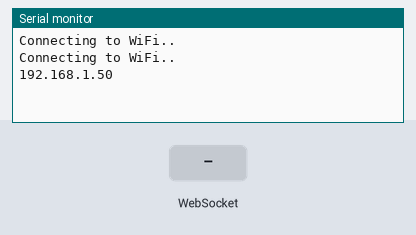
A program run on a simulated ESP32. Shown: the last lines printed to the serial monitor. The test bench sets the inputs (shaded band). WiFi joins after 1.5 s; servers stay silent unless stated; storage starts empty; not simulated (calls return 0 or success): Passwords.h.

Above: at 3.2 s.
3.3 s: WebSocket text "1" received
At 4.5 s:
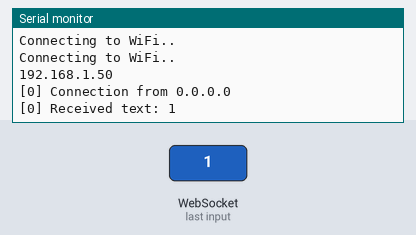
4.8 s: WebSocket text "0" received
At 5.8 s:
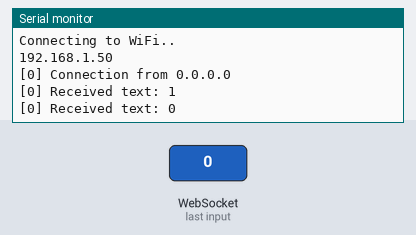

The program:

main.cpp
```cpp
#include <Arduino.h>
#include <WiFi.h>
#include <FS.h>
#include <AsyncTCP.h>
#include <ESPAsyncWebServer.h>
#include <SPIFFS.h>
#include <WebSocketsServer.h>

#include "Passwords.h"

const char* ssid = ssid2;
const char* password =  password2;
const int ws_port = 81;

// Globals
AsyncWebServer server(80);
WebSocketsServer webSocket = WebSocketsServer(ws_port);
uint8_t test = 1;

// Callback: receiving any WebSocket message
void onWebSocketEvent(uint8_t client_num,
                      WStype_t type,
                      uint8_t * payload,
                      size_t length) {

  // Figure out the type of WebSocket event
  switch(type)
  {
     // Client has disconnected
    case WStype_DISCONNECTED:
      Serial.printf("[%u] Disconnected!\n", client_num);
      break;

    // New client has connected
    case WStype_CONNECTED:
      {
        IPAddress ip = webSocket.remoteIP(client_num);
        Serial.printf("[%u] Connection from ", client_num);
        Serial.println(ip.toString());
      }
      break;

    // Handle text messages from client
    case WStype_TEXT:
      // Print out raw message
      Serial.printf("[%u] Received text: %s\n", client_num, payload);

      // Toggle LED
      // if ( strcmp((char *)payload, "toggleLED") == 0 )
      //   {
      //     led_state = led_state ? 0 : 1;
      //     Serial.printf("Toggling LED to %u\n", led_state);
      //     digitalWrite(led_pin, led_state);

      //   // Report the state of the LED
      //   }
      // else if ( strcmp((char *)payload, "getLEDState") == 0 )
      //   {
      //     sprintf(msg_buf, "%d", led_state);
      //     Serial.printf("Sending to [%u]: %s\n", client_num, msg_buf);
      //     webSocket.sendTXT(client_num, msg_buf);
      //   }
      // else // Message not recognized
      //   {
      //     Serial.println("[%u] Message not recognized");
      //   }
      break;

    // For everything else: do nothing
    case WStype_BIN:
    case WStype_ERROR:
    case WStype_FRAGMENT_TEXT_START:
    case WStype_FRAGMENT_BIN_START:
    case WStype_FRAGMENT:
    case WStype_FRAGMENT_FIN:
    default:
    Serial.println("unknown event");
      break;
  }
}

void setup()
{
    Serial.begin(115200);
    WiFi.begin(ssid, password);

    while (WiFi.status() != WL_CONNECTED)
    {
      delay(1000);
      Serial.println("Connecting to WiFi..");
    }

    Serial.println(WiFi.localIP());

    if(!SPIFFS.begin(true)) // Initialize SPIFFS
    {
    Serial.println("An Error has occurred while mounting SPIFFS");
    return;
    }

    server.on("/", HTTP_GET, [](AsyncWebServerRequest *request)
    {
    request->send(SPIFFS, "/index.html", String(), false);
    });

    server.on("/style.css", HTTP_GET, [](AsyncWebServerRequest *request)
    {
    request->send(SPIFFS, "/style.css", "text/css");
    });

    server.begin();

        // Start WebSocket server and assign callback
    webSocket.begin();
    webSocket.onEvent(onWebSocketEvent);
}

void loop()
{
  webSocket.loop();

  if (millis() > 10000 && test > 0)
  {
    test = 0;
    webSocket.broadcastTXT("That's the way");
  }
}
```

Measured:
- after the input at 3.3 s, the serial monitor: prints a new line at once (image 1)
- after the input at 4.8 s, the serial monitor: prints a new line at once (image 2)
